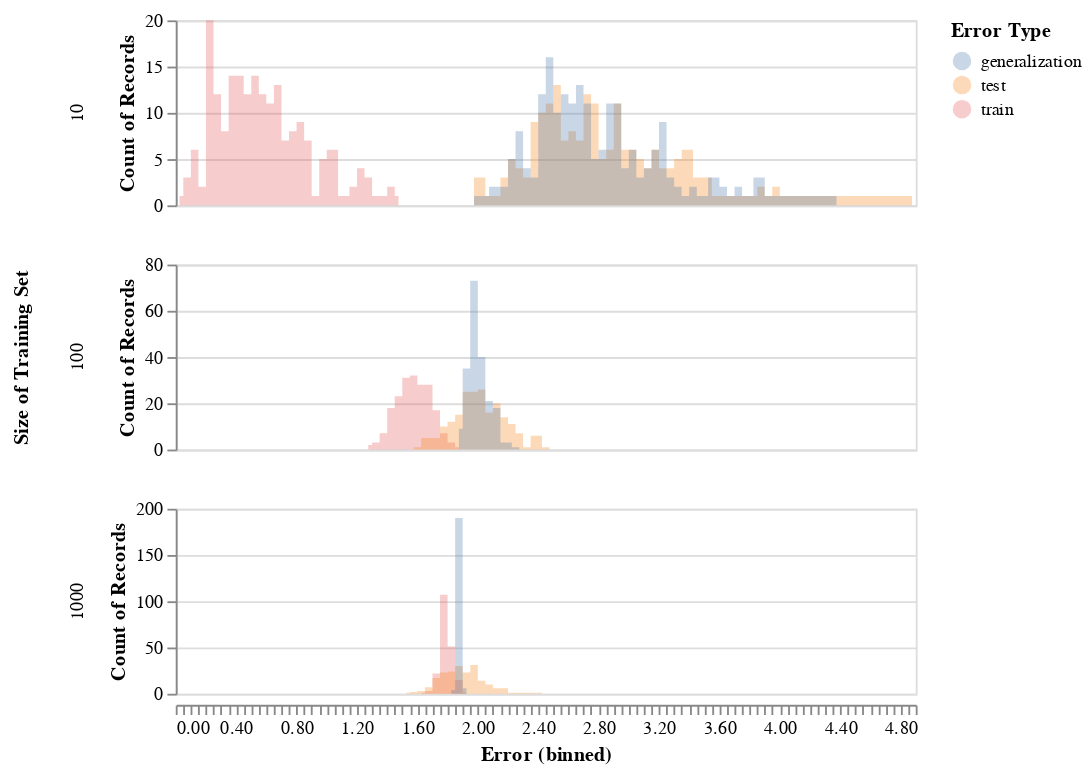

The notebook cell saved with this chart:
### Code cell
alt.data_transformers.disable_max_rows()

alt.Chart(
    results[results['Size of Test Set']==100], 
    height=100,
    width=400
).mark_area(
    opacity=0.3,
    interpolate='step'
).encode(
    alt.X('Error:Q', bin=alt.Bin(maxbins=100)),
    alt.Y('count()', stack=None),
    alt.Color('Error Type:N'),
    row='Size of Training Set:N'
#     column='Size of Test Set:N'
).resolve_scale(
    y='independent'
)

### Figure 1 — Vega-Lite specification as saved in the notebook (floating-point values rounded to 4 significant figures; data arrays with more than 128 entries replaced by an {"elided": "..."} marker saying what was removed)
{"$schema": "https://vega.github.io/schema/vega-lite/v3.4.0.json", "config": {"mark": {"tooltip": null}, "view": {"height": 300, "width": 400}}, "data": {"name": "data-07bea52d922857493d93dc3894f36585"}, "datasets": {"data-07bea52d922857493d93dc3894f36585": {"elided": "1800 records"}}, "encoding": {"color": {"field": "Error Type", "type": "nominal"}, "row": {"field": "Size of Training Set", "type": "nominal"}, "x": {"bin": {"maxbins": 100}, "field": "Error", "type": "quantitative"}, "y": {"aggregate": "count", "stack": null, "type": "quantitative"}}, "height": 100, "mark": {"interpolate": "step", "opacity": 0.3, "type": "area"}, "resolve": {"scale": {"y": "independent"}}, "width": 400}
